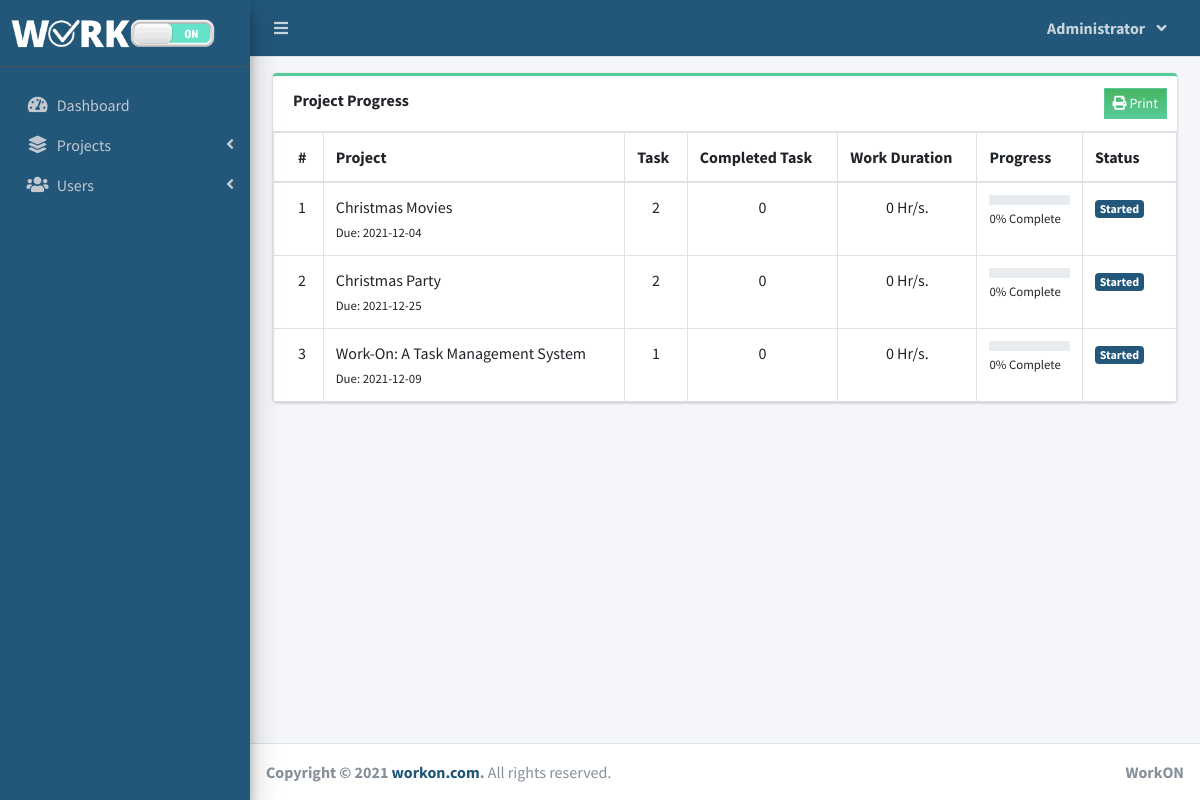
The app's page /index.php?page=reports (signed in), older data.
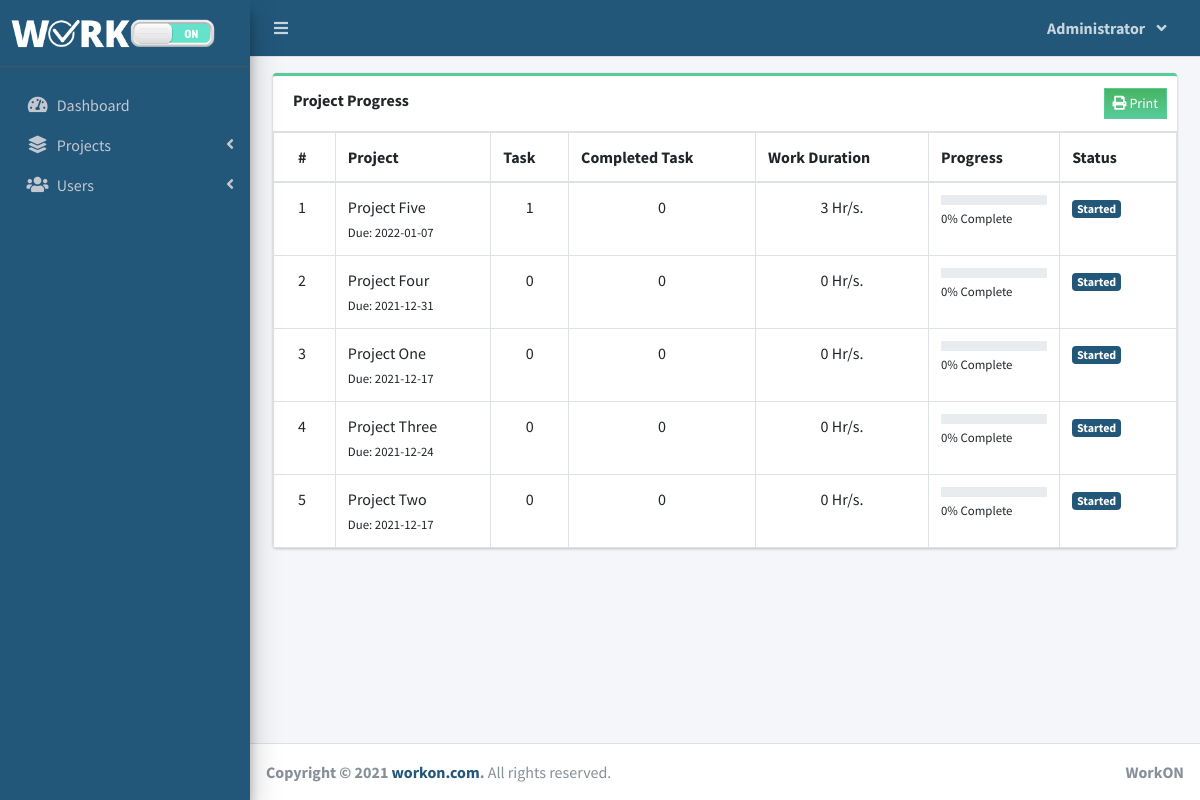
The same page, newer data.
### tables this page shows
CREATE TABLE `project_list` (
  `id` int(30) NOT NULL,
  `name` varchar(200) NOT NULL,
  `description` text NOT NULL,
  `status` tinyint(2) NOT NULL,
  `start_date` date NOT NULL,
  `end_date` date NOT NULL,
  `manager_id` int(30) NOT NULL,
  `user_ids` text NOT NULL,
  `project_url` longtext NOT NULL,
  `project_time_sheet` longtext NOT NULL,
  `project_files` longtext NOT NULL,
  `date_created` datetime NOT NULL DEFAULT current_timestamp()
);

### reports.php (the view, shortened to what the changed rows need)
<?php include 'db_connect.php' ?>
 <div class="col-md-12">
        <div class="card card-outline card-success">
          <div class="card-body p-0">
            <div class="table-responsive" id="printable">
              <table class="table m-0 table-bordered">
                <thead>
                  <th>#</th>
                  <th>Project</th>
                  <th>Task</th>
                  <th>Completed Task</th>
                  <th>Work Duration</th>
                  <th>Progress</th>
                  <th>Status</th>
                </thead>
                <tbody>
                <?php
                $i = 1;
                $stat = array("Pending","Started","On-Progress","On-Hold","Over Due","Done");
                $where = "";
                $qry = $conn->query("SELECT * FROM project_list $where order by name asc");
                while($row= $qry->fetch_assoc()):
                $tprog = $conn->query("SELECT * FROM task_list where project_id = {$row['id']}")->num_rows;
                $cprog = $conn->query("SELECT * FROM task_list where project_id = {$row['id']} and status = 3")->num_rows;
                $prog = $tprog > 0 ? ($cprog/$tprog) * 100 : 0;
                $prog = $prog > 0 ?  number_format($prog,2) : $prog;
                $dur = $conn->query("SELECT sum(time_rendered) as duration FROM user_productivity where project_id = {$row['id']}");
                $dur = $dur->num_rows > 0 ? $dur->fetch_assoc()['duration'] : 0;
                  ?>
                  <tr>
                      <td>
                         <?php echo $i++ ?>
                      </td>
                      <td>
                          <a>
                              <?php echo ucwords($row['name']) ?>
                          </a>
                          <br>
                          <small>
                              Due: <?php echo date("Y-m-d",strtotime($row['end_date'])) ?>
                          </small>
                      </td>
                      <td class="text-center">
                      	<?php echo number_format($tprog) ?>
                      </td>
                      <td class="text-center">
                      	<?php echo number_format($cprog) ?>
                      </td>
                      <td class="text-center">
                      	<?php echo number_format($dur).' Hr/s.' ?>
                      </td>
                      <td class="project_progress">
                          <div class="progress progress-sm">
                          </div>
                          <small>
                              <?php echo $prog ?>% Complete
                          </small>
                      </td>
                      <td class="project-state">
                          <?php
                            if($stat[$row['status']] =='Pending'){
                              echo "<span class='badge badge-secondary'>{$stat[$row['status']]}</span>";
                            }elseif($stat[$row['status']] =='Started'){
                              echo "<span class='badge badge-primary'>{$stat[$row['status']]}</span>";
                            }elseif($stat[$row['status']] =='On-Progress'){
                              echo "<span class='badge badge-info'>{$stat[$row['status']]}</span>";
                            }elseif($stat[$row['status']] =='On-Hold'){
                              echo "<span class='badge badge-warning'>{$stat[$row['status']]}</span>";
                            }elseif($stat[$row['status']] =='Over Due'){
                              echo "<span class='badge badge-danger'>{$stat[$row['status']]}</span>";
                            }elseif($stat[$row['status']] =='Done'){
                              echo "<span class='badge badge-success'>{$stat[$row['status']]}</span>";
                            }
                          ?>
                      </td>
                  </tr>
                <?php endwhile; ?>
                </tbody>
              </table>
            </div>
          </div>
        </div>
        </div>

### sidebar.php (shortened to what the changed rows need)
<aside class="main-sidebar sidebar-dark-primary elevation-4">
  <div class="dropdown brand-logo mb-5">
    <a href="./" class="nav-item brand-link">
      <?php if($_SESSION['login_type'] == 1): ?>
        <img src="assets/img/work-on-logo.png" height="40px" >
      <?php else: ?>
        <img src="assets/img/work-on-logo.png" height="40px">
      <h3 class="text-center p-0 m-0 hide"><b>USER</b></h3>
      <?php endif; ?>
    </a>
  </div>
</aside>

Row changes from the older to the newer data that the page shows:
removed project_list: name "Christmas Movies", end_date "2021-12-04", tprog "2", cprog "0", dur "0", prog "0", status "Started"
removed project_list: name "Christmas Party", end_date "2021-12-25", tprog "2", cprog "0", dur "0", prog "0", status "Started"
removed project_list: name "Work-On: A Task Management System", end_date "2021-12-09", tprog "1", cprog "0", dur "0", prog "0", status "Started"
added project_list: name "Project Five", end_date "2022-01-07", tprog "1", cprog "0", dur "3", prog "0", status "Started"
added project_list: name "Project Four", end_date "2021-12-31", tprog "0", cprog "0", dur "0", prog "0", status "Started"
added project_list: name "Project One", end_date "2021-12-17", tprog "0", cprog "0", dur "0", prog "0", status "Started"
added project_list: name "Project Three", end_date "2021-12-24", tprog "0", cprog "0", dur "0", prog "0", status "Started"
added project_list: name "Project Two", end_date "2021-12-17", tprog "0", cprog "0", dur "0", prog "0", status "Started"
